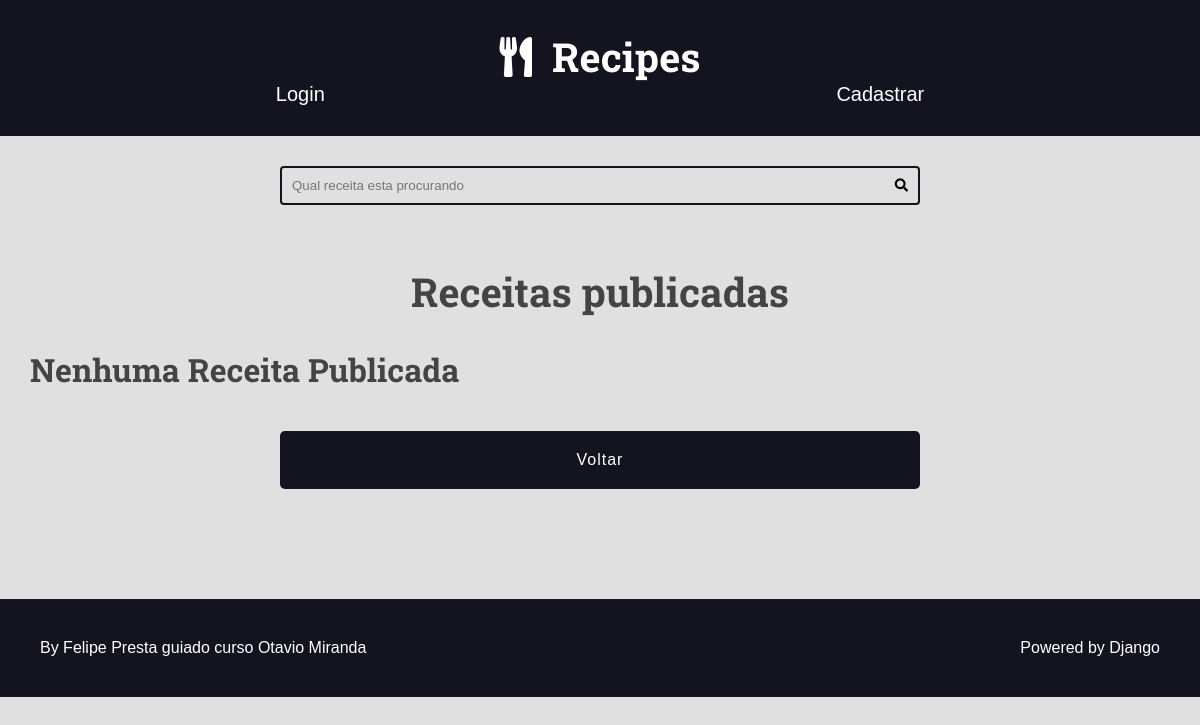
Before: /receitas_publicadas/ (signed in) with the older database file.
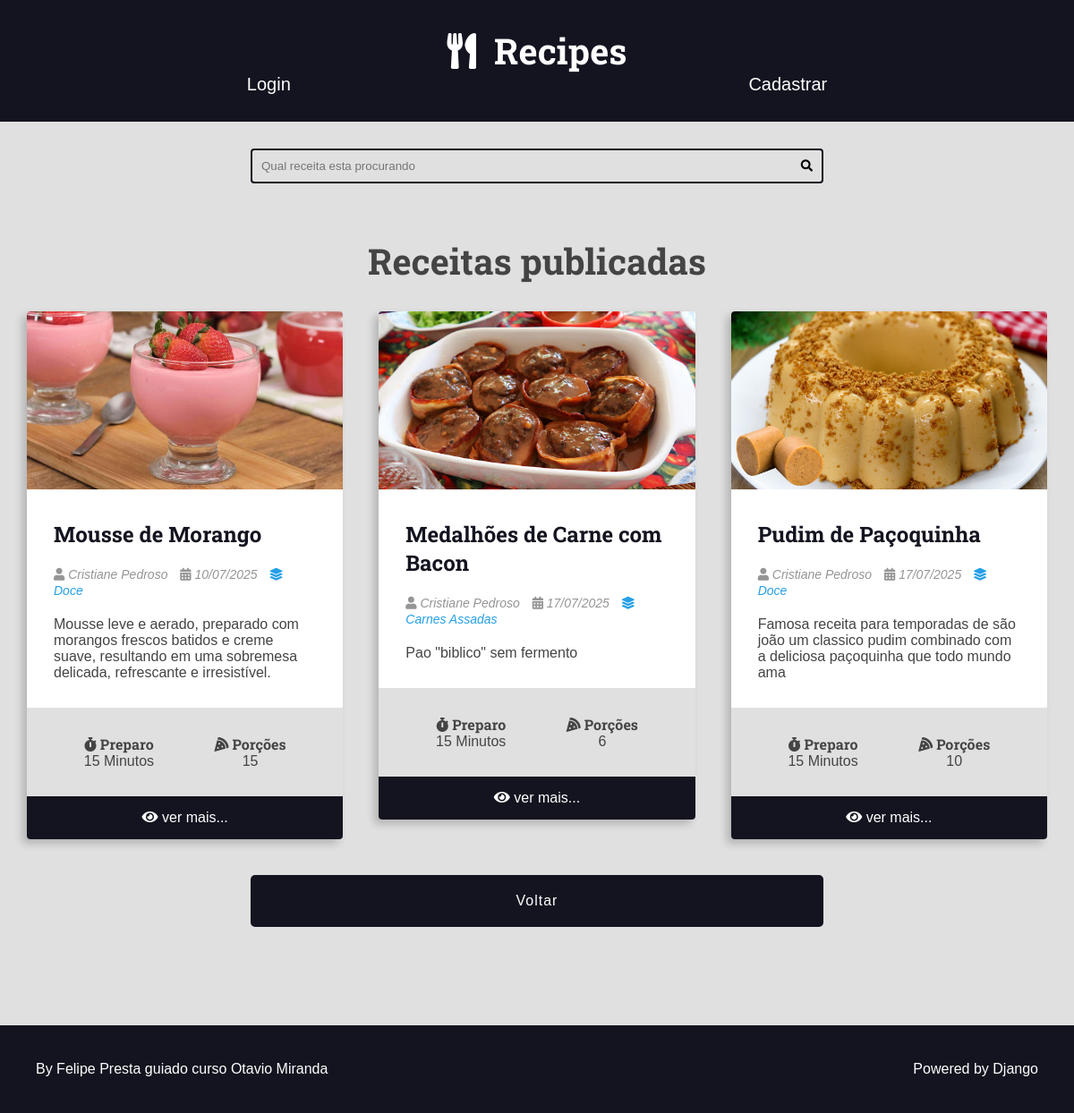
After: the same page with the newer database file.
### recipes/models.py (models this page shows, shortened)
class Recipe(models.Model):
    tittle = models.CharField(max_length=65)
    description = models.CharField(max_length=165)
    slug = models.SlugField(unique=True)
    preparation_time = models.IntegerField()
    preparation_time_unit = models.CharField(max_length=65)
    servings_steps = models.IntegerField()
    servings_steps_unit = models.CharField(max_length=65, blank=True, null=True)
    preparation_steps = models.TextField()
    preparation_steps_is_html = models.BooleanField(default=False)
    created_at = models.DateTimeField(auto_now_add=True)
    updated_at = models.DateTimeField(auto_now=True)
    is_published = models.BooleanField(default=False)
    cover = models.ImageField(upload_to='recipes/covers/%Y/%m/%d/', blank=True)
    category = models.ForeignKey(Category, on_delete=models.SET_NULL, null=True)
    author = models.ForeignKey(User, on_delete=models.SET_NULL, null=True)

class Category(models.Model):
    name = models.CharField(max_length=65)

### authors/views.py (the view)
# urls.py: path('receitas_publicadas/', views.receitas_publicadas, name='receitas_publicadas'),
@login_required(login_url='authors:login', redirect_field_name='next')
def receitas_publicadas(request):
    recipes = Recipe.objects.filter(author=request.user, is_published=True)
    page_object, pagination_range = make_pagination(request, recipes, PER_PAGE)
    return render(request, 'authors/receitas_publicadas.html',
    context = {
        'recipes': page_object,
        'pagination_range': pagination_range,
    })

### utils/pagination.py (called while the page is built)
def make_pagination_range(page_range, qty_pages, current_page):
    middle_range = math.ceil(qty_pages / 2)
    total_pages = len(page_range)
    start_range = current_page - middle_range
    stop_range = current_page + middle_range
    if start_range < 0:
        start_range = 0
        stop_range = qty_pages
    if stop_range > total_pages:
        stop_range = total_pages
        start_range = total_pages - qty_pages
    if start_range < 0:
        start_range = 0
    pagination = page_range[start_range:stop_range]
    return {
        'pagination': pagination,
        'page_range': page_range,
        'qty_pages': qty_pages,
        'current_page': current_page,
        'total_pages': total_pages,
        'start_range': start_range,
        'stop_range': stop_range,
        'first_page_out_of_range': start_range > 0,
        'last_page_out_of_range': stop_range < total_pages,
    }

### authors/templates/authors/receitas_publicadas.html (shortened to what this page needs)
{% extends 'base.html' %}
{% block body %}
{% include 'recipes/partials/search.html' %}
<h2 class="center text-user-perfil">Receitas publicadas</h2>
<div class="main-content-container">
    <div class="main-content main-content-list container">
        {% for recipe in recipes %}
            {% if recipe.author == request.user %}
                {% include 'recipes/partials/recipe.html' %}
            {% endif %}
        {% empty %}
            <h1>Nenhuma Receita Publicada</h1>
        {% endfor %}
    </div>
    <div class="form-group form-content-grid center">
        <a href="{% url 'authors:pagina_de_usuario' %}">
          <button type="button">Voltar</button>
        </a>
    </div>
</div>
{% endblock %}

### recipes/templates/recipes/partials/recipe.html (shortened to what this page needs)
<div class="recipe recipe-list-item">
    {% if recipe.cover %}
        <div class="recipe-cover">
            <a href="{% url 'recipes:recipe_detail' recipe.id %}">
                 <img src="{{ recipe.cover.url }}" alt="temporario">
            </a>
        </div>
    {% endif %}
    <div class="recipe-title-container">
        <h2 class="recipe-title">
            <a href="{% url 'recipes:recipe_detail' recipe.id %}">
                {{ recipe.tittle }}
            </a>
        </h2>
    </div>
     <div class="recipe-author">
        <span class="recipe-author-item">
            <i class="fas fa-user"></i>
            {% if recipe.author.first_name %}
                {{ recipe.author.first_name }} {{ recipe.author.last_name }}
            {% else %}
                {{ recipe.author.username }}
            {% endif %}
        </span>
        <span class="recipe-author-item">
            <i class="fas fa-calendar-alt"></i>
            {{ recipe.created_at|date:"d/m/Y" }}
        </span>
        {% if recipe.category is not None %}
            <span class="recipe-author-item">
                <a href=" {% url 'recipes:category' recipe.category.id %}">
                    <i class="fas fa-layer-group"></i>
                    <span>{{ recipe.category.name }}</span>
                </a>
            </span>
        {% endif %}
    </div>
    <div class="recipe-content">
        <p>{{ recipe.description }}</p>
    </div>
     <div class="recipe-meta-container">
        <div class="recipe-meta recipe-preparation">
            <h3 class="recipe-meta-title"><i class="fas fa-stopwatch"></i> Preparo</h3>
            <div class="recipe-meta-text">
                {{ recipe.preparation_time }} {{ recipe.preparation_time_unit }}
            </div>
        </div>
        <div class="recipe-meta recipe-servings">
            <h3 class="recipe-meta-title"><i class="fas fa-pizza-slice"></i> Porções</h3>
            <div class="recipe-meta-text">
                {{ recipe.servings_steps }} {{ recipe.servings_unit }}
            </div>
        </div>
    </div>
    {% if is_datail_page is not True and not from_painel_de_usuario %}
        <footer class="recipe-footer">
            <a class="recipe-read-more button button-dark button-full-width" href="{% url 'recipes:recipe_detail' recipe.id %}?page={{ recipes.number }}">
                <i class="fas fa-eye"></i>
                <span>ver mais...</span>
            </a>
        </footer>
    {% endif %}
</div>

Changed rows visible on the page:
now on this page (row edited): Recipe: cover (picture), tittle "Mousse de Morango", author.first_name "Cristiane", author.last_name "Pedroso", created_at "10/07/2025", category.name "Doce", description "Mousse leve e aerado, preparado com morangos frescos batidos e creme suave, resultando em uma sobremesa delicada, refrescante e irresistível.", preparation_time "15", preparation_time_unit "Minutos", servings_steps "15"
now on this page (row edited): Recipe: cover (picture), tittle "Medalhões de Carne com Bacon", author.first_name "Cristiane", author.last_name "Pedroso", created_at "17/07/2025", category.name "Carnes Assadas", description "Pao \"biblico\" sem fermento", preparation_time "15", preparation_time_unit "Minutos", servings_steps "6"
now on this page (row edited): Recipe: cover (picture), tittle "Pudim de Paçoquinha", author.first_name "Cristiane", author.last_name "Pedroso", created_at "17/07/2025", category.name "Doce", description "Famosa receita para temporadas de são joão um classico pudim combinado com a deliciosa paçoquinha que todo mundo ama", preparation_time "15", preparation_time_unit "Minutos", servings_steps "10"
Other visible differences:
text no longer shown: "Nenhuma Receita Publicada"
